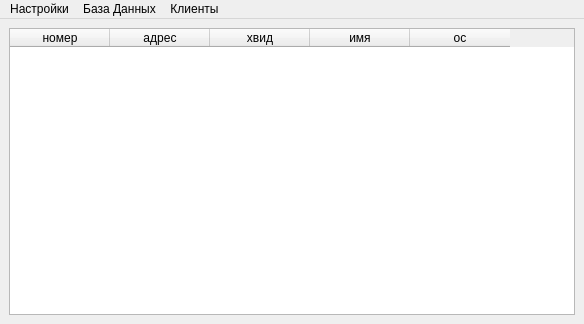
<?xml version="1.0" encoding="UTF-8"?>
<ui version="4.0">
 <class>MWindow</class>
 <widget class="QMainWindow" name="MWindow">
  <property name="geometry">
   <rect>
    <x>0</x>
    <y>0</y>
    <width>584</width>
    <height>324</height>
   </rect>
  </property>
  <property name="windowTitle">
   <string>MWindow</string>
  </property>
  <widget class="QWidget" name="centralwidget">
   <layout class="QVBoxLayout" name="verticalLayout">
    <item>
     <widget class="QTableWidget" name="tableWidget">
      <column>
       <property name="text">
        <string>номер</string>
       </property>
      </column>
      <column>
       <property name="text">
        <string>адрес</string>
       </property>
      </column>
      <column>
       <property name="text">
        <string>хвид</string>
       </property>
      </column>
      <column>
       <property name="text">
        <string>имя</string>
       </property>
      </column>
      <column>
       <property name="text">
        <string>ос</string>
       </property>
      </column>
     </widget>
    </item>
   </layout>
  </widget>
  <widget class="QMenuBar" name="menuBar">
   <property name="geometry">
    <rect>
     <x>0</x>
     <y>0</y>
     <width>584</width>
     <height>21</height>
    </rect>
   </property>
   <widget class="QMenu" name="menuCreate_Build">
    <property name="title">
     <string>Настройки</string>
    </property>
    <addaction name="CreateBuild"/>
   </widget>
   <widget class="QMenu" name="menu">
    <property name="title">
     <string>База Данных</string>
    </property>
   </widget>
   <widget class="QMenu" name="menu_2">
    <property name="title">
     <string>Клиенты</string>
    </property>
    <addaction name="OnlineRecv"/>
   </widget>
   <addaction name="menuCreate_Build"/>
   <addaction name="menu"/>
   <addaction name="menu_2"/>
  </widget>
  <action name="CreateBuild">
   <property name="text">
    <string>Создать билд</string>
   </property>
  </action>
  <action name="OnlineRecv">
   <property name="text">
    <string>Обновить Онлайн</string>
   </property>
   <property name="toolTip">
    <string>Проверка клиентов на онлайн</string>
   </property>
  </action>
 </widget>
 <resources/>
 <connections/>
</ui>
